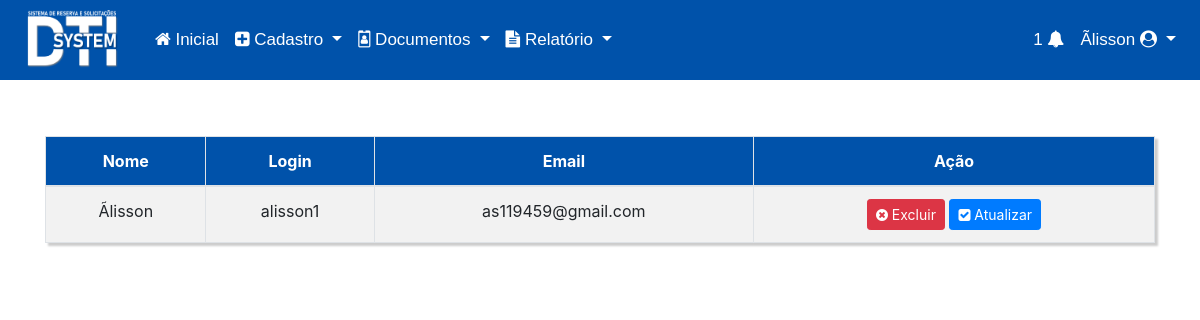
The app's page /view/views/listarusuario.php (signed in) with its own data.
### tables this page shows
CREATE TABLE `usuarios` (
  `id` int(3) NOT NULL,
  `nome` varchar(200) NOT NULL,
  `login` varchar(100) NOT NULL,
  `senha` varchar(200) NOT NULL,
  `email` varchar(200) NOT NULL,
  `cpf` varchar(20) NOT NULL,
  `nivel` varchar(20) NOT NULL
);

### controller/usuario/Usuario.DAO.php (called while the page is built, shortened)
<?php
    class usuario_DAO extends usuario_class{
        function listarUsuarios(){
            $resultado = "SELECT * FROM usuarios ORDER BY id ASC";
            $resultado = DB::prepare($resultado);
            $resultado->execute();
            while($dados = $resultado->fetch(PDO::FETCH_ASSOC)){
                $result[] = array(
                    'id' => $dados['id'],
                    'nome' => $dados['nome'],
                    'email' => $dados['email'],
                    'login' => $dados['login']
                );
            }
            return $result;
        }
    }
?>

### config/DB.php (called while the page is built, shortened)
<?php
    class DB{
        private static $instancia;
        public static function getInstancia(){
            if(!isset(self::$instancia)){
                try{
                    self::$instancia = new PDO('mysql:host='.HOST.';dbname='.BASE,USER,PASS);
                    self::$instancia->setAttribute(PDO::ATTR_ERRMODE, PDO::ERRMODE_EXCEPTION);
                    self::$instancia->setAttribute(PDO::ATTR_DEFAULT_FETCH_MODE, PDO::FETCH_OBJ);
                }catch(PDOException $erro){
                    echo $erro->getMessage();
                    echo "Erro na instancia da conexao";
                }
            }
            return self::$instancia;
        }
        public static function prepare($sql){
            return self::getInstancia()->prepare($sql);
        }
    }
?>

### view/views/listarusuario.php (the view, shortened to what this page needs)
<?php
include_once '../../controller/usuario/Usuario.DAO.php';
?>
<!DOCTYPE html>
<html lang="pt-br">
<head>
    <link rel="stylesheet" href="../../css/home.css">
    <link rel="stylesheet" href="https://stackpath.bootstrapcdn.com/bootstrap/4.3.1/css/bootstrap.min.css">
    <link rel="stylesheet" href="../../fonts/font-awesome-4.7.0/css/font-awesome.min.css">
</head>
<body>
<?php
  include 'menu.php';
?>
<?php
$reser = new usuario_DAO;
$resultado = $reser->listarUsuarios();
?>
<div class="container">
<table class="table table-striped custab text-center table-bordered">
                <thead>
                    <tr class="text-center" style="background-color: #0052aa; color: white;">
                        <th>Nome</th>
                        <th>Login</th>
                        <th>Email</th>
                        <th class="text-center">Ação</th>
                    </tr>
                </thead>
                <?php
                foreach($resultado as $res){
                ?>
                        <tr>
                            <td><?php echo $res['nome'] ?></td>
                            <td><?php echo $res['login'] ?></td>
                            <td><?php echo $res['email'] ?></td>
                            <td>
                              <a class="btn btn-danger btn-sm" href="../../controller/usuario/Usuario.controller.php?acao=delete&id=<?php echo $res['id'] ?>" name="acao" onClick="remover()"><i class="fa fa-times-circle" aria-hidden="true"></i> Excluir</span> </a>
                              <a class="btn btn-primary btn-sm" href="editarusuario.php?id=<?php echo $res['id'] ?>"><i class="fa fa-check-square" aria-hidden="true"></i> Atualizar</span> </a>
                            </td>
                        </tr>
                <?php } ?>
</table>
</div>
</body>
</html>

### css/home.css (style rules this page uses)
html { width: 100%; height: 100%; margin: 0; padding: 0; }
.custab { border: 1px solid #ccc; padding: 1px; margin: 5% 0; box-shadow: 3px 3px 2px #ccc; transition: 0.5s; }

### records on screen
usuarios: nome "Ãlisson", login "alisson1", email "as119459@gmail.com"

### other values on screen
$_SESSION['user_name'] "Ãlisson"
